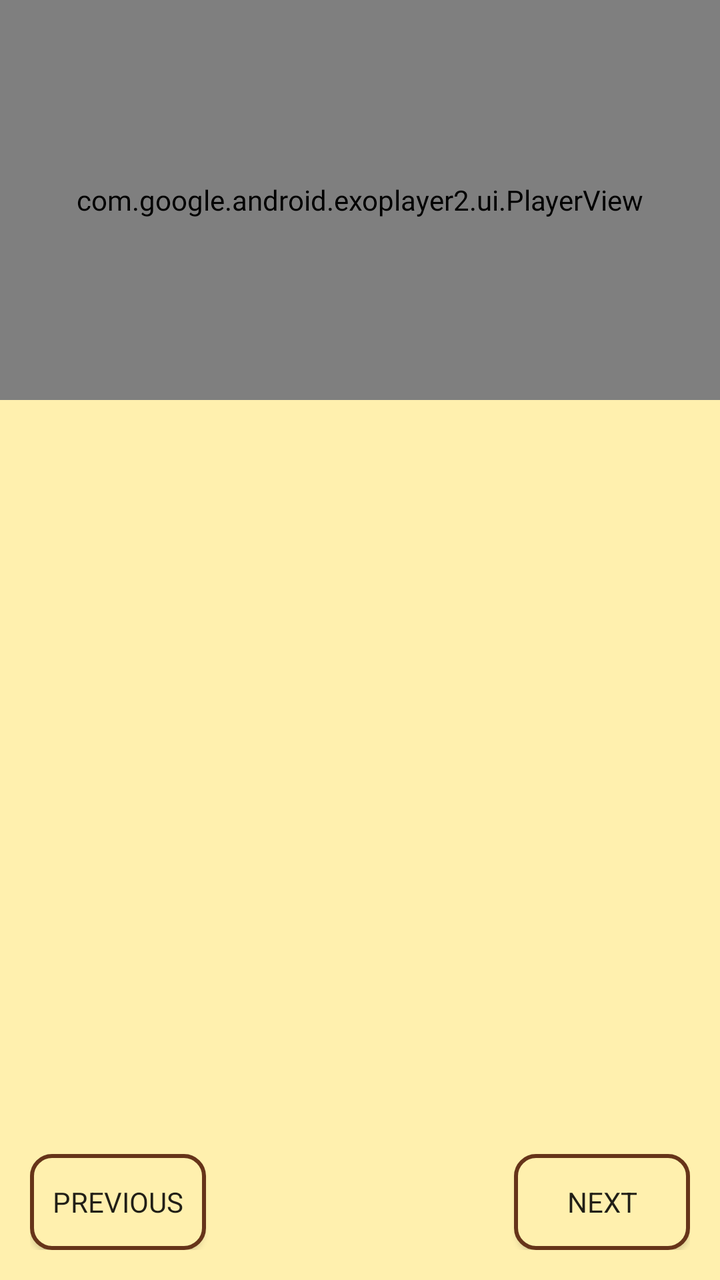
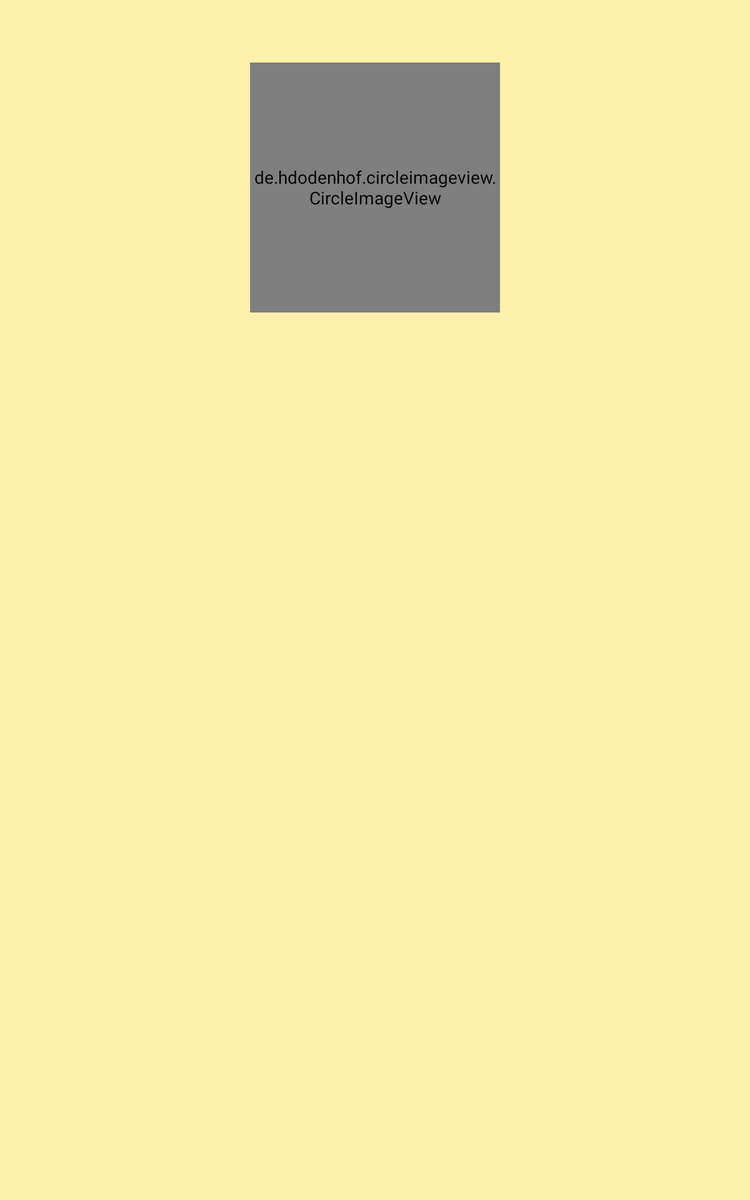

The same Android screen from two of the app's own layout files: first res/layout/ as a phone draws it, then the repository's variant for another configuration, drawn on a device whose configuration selects that folder. Both files follow.
<!-- AndroidManifest.xml: activity theme AppTheme -->
<!-- res/layout/fragment_video.xml -->
<?xml version="1.0" encoding="utf-8"?>
<LinearLayout xmlns:android="http://schemas.android.com/apk/res/android"
    xmlns:app="http://schemas.android.com/apk/res-auto"
    android:layout_width="match_parent"
    android:layout_height="match_parent"
    android:background="@color/butter_cream"
    android:orientation="vertical">

    <com.google.android.exoplayer2.ui.PlayerView
        android:id="@+id/player_view"
        android:layout_width="match_parent"
        android:layout_height="@dimen/exoplayer_height_phone"
        android:layout_marginBottom="@dimen/margin"
        app:resize_mode="fill"/>

    <de.hdodenhof.circleimageview.CircleImageView
        android:id="@+id/image_logo"
        android:layout_width="@dimen/circular_image"
        android:layout_height="@dimen/circular_image"
        android:layout_gravity="center_horizontal"
        android:layout_marginTop="@dimen/margin"
        android:src="@drawable/logo"
        app:civ_border_color="@color/chocolate_brown"
        app:civ_border_width="@dimen/border_width"
        android:visibility="gone"/>

    <TextSwitcher
        android:id="@+id/step_switcher"
        android:layout_width="match_parent"
        android:layout_height="wrap_content"
        android:layout_alignBottom="@id/player_view"
        android:layout_marginLeft="@dimen/margin"
        android:layout_marginTop="@dimen/margin"
        android:layout_marginRight="@dimen/margin"
        android:inAnimation="@android:anim/slide_in_left"
        android:outAnimation="@android:anim/slide_out_right" />

    <RelativeLayout
        android:layout_width="match_parent"
        android:layout_height="wrap_content"
        android:layout_marginLeft="@dimen/margin"
        android:layout_marginRight="@dimen/margin"
        android:layout_marginBottom="@dimen/margin">

        <Button
            android:id="@+id/button_previous"
            android:layout_width="wrap_content"
            android:layout_height="wrap_content"
            android:layout_alignParentBottom="true"
            android:layout_marginTop="@dimen/margin"
            android:background="@drawable/capsule_button"
            android:fontFamily="sans-serif"
            android:text="@string/previous_button" />

        <Button
            android:id="@+id/button_next"
            android:layout_width="wrap_content"
            android:layout_height="wrap_content"
            android:layout_alignParentRight="true"
            android:layout_alignParentBottom="true"
            android:layout_marginTop="@dimen/margin"
            android:background="@drawable/capsule_button"
            android:fontFamily="sans-serif"
            android:text="@string/next_button" />
    </RelativeLayout>

</LinearLayout>
<!-- resources referenced by this layout -->
<resources>
  <color name="butter_cream">#FFF0AE</color>
  <color name="chocolate_brown">#663419</color>
  <dimen name="border_width">2dp</dimen>
  <dimen name="circular_image">200dp</dimen>
  <dimen name="exoplayer_height_phone">200dp</dimen>
  <dimen name="margin">15dp</dimen>
  <!-- drawable capsule_button (drawable) -->
  <?xml version="1.0" encoding="utf-8"?>
  <shape xmlns:android="http://schemas.android.com/apk/res/android"
      android:shape="rectangle" >
  
      <corners
          android:bottomLeftRadius="10dp"
          android:bottomRightRadius="10dp"
          android:radius="60dp"
          android:topLeftRadius="10dp"
          android:topRightRadius="10dp"
          />
  
      <solid android:color="#FFF0AE" />
  
      <padding
          android:bottom="0dp"
          android:left="0dp"
          android:right="0dp"
          android:top="0dp" />
  
      <size
          android:width="40dp"
          android:height="10dp"/>
  
      <stroke android:width="2dp" android:color="#663419"/>
  </shape>
  <!-- drawable logo: jpg bitmap (drawable-hdpi, 29006 bytes) -->
  <string name="next_button">next</string>
  <string name="previous_button">previous</string>
  <style name="AppTheme" parent="Theme.AppCompat.Light.DarkActionBar">
          
          <item name="android:fontFamily" tools:targetApi="jelly_bean">@font/dacingscript</item>
          <item name="colorPrimary">@color/chocolate_brown</item>
          <item name="colorAccent">@color/butter_cream</item>
      </style>
</resources>
<!-- res/layout-sw600dp/fragment_video.xml (the repository's variant of the layout above) -->
<!-- drawn on a 7-inch tablet held upright -->
<?xml version="1.0" encoding="utf-8"?>
<LinearLayout
    xmlns:android="http://schemas.android.com/apk/res/android"
    xmlns:app="http://schemas.android.com/apk/res-auto"
    android:layout_width="match_parent"
    android:layout_height="match_parent"
    android:background="@color/butter_cream"
    android:orientation="vertical">

    <com.google.android.exoplayer2.ui.PlayerView
        android:id="@+id/player_view"
        android:layout_width="match_parent"
        android:layout_height="@dimen/exoplayer_height_tablet"
        android:layout_marginBottom="@dimen/margin"
        android:layout_marginTop="5dp"
        android:visibility="gone"
        app:resize_mode="fill"/>

    <de.hdodenhof.circleimageview.CircleImageView
        android:id="@+id/image_logo"
        android:layout_width="@dimen/circular_image"
        android:layout_height="@dimen/circular_image"
        android:layout_gravity="center"
        android:layout_marginTop="50dp"
        android:layout_marginBottom="@dimen/margin"
        android:src="@drawable/logo"
        app:civ_border_color="@color/chocolate_brown"
        app:civ_border_width="@dimen/border_width"/>

    <TextSwitcher
        android:id="@+id/step_switcher"
        android:layout_width="match_parent"
        android:layout_height="wrap_content"
        android:layout_marginLeft="@dimen/margin"
        android:layout_marginTop="@dimen/margin"
        android:layout_marginRight="@dimen/margin"
        android:inAnimation="@android:anim/slide_in_left"
        android:outAnimation="@android:anim/slide_out_right" />

    <RelativeLayout
        android:layout_width="match_parent"
        android:layout_height="wrap_content"
        android:layout_marginLeft="@dimen/margin"
        android:layout_marginRight="@dimen/margin"
        android:layout_marginBottom="@dimen/margin">

        <Button
            android:id="@+id/button_previous"
            android:layout_width="wrap_content"
            android:layout_height="wrap_content"
            android:layout_alignParentBottom="true"
            android:layout_marginTop="@dimen/margin"
            android:background="@drawable/capsule_button"
            android:fontFamily="sans-serif"
            android:text="@string/previous_button"
            android:visibility="invisible"/>

        <Button
            android:id="@+id/button_next"
            android:layout_width="wrap_content"
            android:layout_height="wrap_content"
            android:layout_alignParentRight="true"
            android:layout_alignParentBottom="true"
            android:layout_marginTop="@dimen/margin"
            android:background="@drawable/capsule_button"
            android:fontFamily="sans-serif"
            android:text="@string/next_button"
            android:visibility="invisible"/>
    </RelativeLayout>

</LinearLayout>
<!-- resources referenced by the variant -->
<!-- as a 7-inch tablet held upright resolves them -->
<resources>
  <color name="butter_cream">#FFF0AE</color>
  <color name="chocolate_brown">#663419</color>
  <dimen name="border_width">2dp</dimen>
  <dimen name="circular_image">200dp</dimen>
  <dimen name="exoplayer_height_tablet">250dp</dimen>
  <dimen name="margin">15dp</dimen>
  <!-- drawable capsule_button (drawable) -->
  <?xml version="1.0" encoding="utf-8"?>
  <shape xmlns:android="http://schemas.android.com/apk/res/android"
      android:shape="rectangle" >
  
      <corners
          android:bottomLeftRadius="10dp"
          android:bottomRightRadius="10dp"
          android:radius="60dp"
          android:topLeftRadius="10dp"
          android:topRightRadius="10dp"
          />
  
      <solid android:color="#FFF0AE" />
  
      <padding
          android:bottom="0dp"
          android:left="0dp"
          android:right="0dp"
          android:top="0dp" />
  
      <size
          android:width="40dp"
          android:height="10dp"/>
  
      <stroke android:width="2dp" android:color="#663419"/>
  </shape>
  <!-- drawable logo: jpg bitmap (drawable-hdpi, 29006 bytes) -->
  <string name="next_button">next</string>
  <string name="previous_button">previous</string>
  <style name="AppTheme" parent="Theme.AppCompat.Light.DarkActionBar">
          
          <item name="android:fontFamily" tools:targetApi="jelly_bean">@font/dacingscript</item>
          <item name="colorPrimary">@color/chocolate_brown</item>
          <item name="colorAccent">@color/butter_cream</item>
      </style>
</resources>
